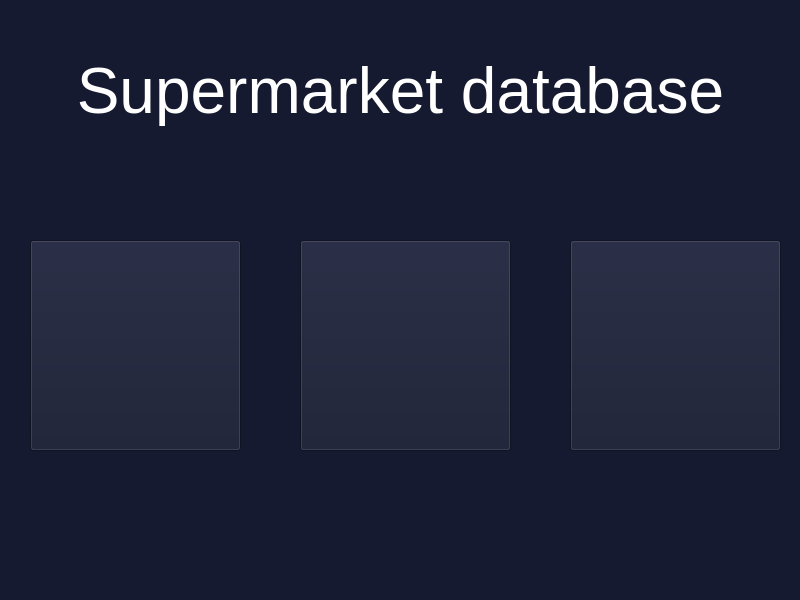
<?xml version="1.0" encoding="UTF-8"?>
<ui version="4.0">
 <class>MainWindow</class>
 <widget class="QMainWindow" name="MainWindow">
  <property name="geometry">
   <rect>
    <x>0</x>
    <y>0</y>
    <width>800</width>
    <height>600</height>
   </rect>
  </property>
  <property name="font">
   <font>
    <family>Impact</family>
   </font>
  </property>
  <property name="cursor">
   <cursorShape>ArrowCursor</cursorShape>
  </property>
  <property name="windowTitle">
   <string>MainWindow</string>
  </property>
  <property name="styleSheet">
   <string notr="true">background-color: rgb(22, 26, 48);</string>
  </property>
  <widget class="QWidget" name="centralwidget">
   <widget class="QLabel" name="label_4">
    <property name="geometry">
     <rect>
      <x>10</x>
      <y>10</y>
      <width>781</width>
      <height>161</height>
     </rect>
    </property>
    <property name="font">
     <font>
      <pointsize>48</pointsize>
     </font>
    </property>
    <property name="styleSheet">
     <string notr="true">color: rgb(255, 255, 255);</string>
    </property>
    <property name="text">
     <string>Supermarket database</string>
    </property>
    <property name="textFormat">
     <enum>Qt::AutoText</enum>
    </property>
    <property name="scaledContents">
     <bool>false</bool>
    </property>
    <property name="alignment">
     <set>Qt::AlignCenter</set>
    </property>
    <property name="wordWrap">
     <bool>false</bool>
    </property>
   </widget>
   <widget class="QPushButton" name="add_remove_button">
    <property name="enabled">
     <bool>true</bool>
    </property>
    <property name="geometry">
     <rect>
      <x>30</x>
      <y>240</y>
      <width>211</width>
      <height>211</height>
     </rect>
    </property>
    <property name="cursor">
     <cursorShape>PointingHandCursor</cursorShape>
    </property>
    <property name="styleSheet">
     <string notr="true">background-image : &quot;C:\Users\Ricardo\Pictures\Supermarket project\buttonuis)&quot;;</string>
    </property>
    <property name="text">
     <string/>
    </property>
    <property name="icon">
     <iconset>
      <normaloff>buttonuis/add_remove button.png</normaloff>buttonuis/add_remove button.png</iconset>
    </property>
    <property name="iconSize">
     <size>
      <width>200</width>
      <height>250</height>
     </size>
    </property>
   </widget>
   <widget class="QPushButton" name="edit_button">
    <property name="enabled">
     <bool>true</bool>
    </property>
    <property name="geometry">
     <rect>
      <x>300</x>
      <y>240</y>
      <width>211</width>
      <height>211</height>
     </rect>
    </property>
    <property name="cursor">
     <cursorShape>PointingHandCursor</cursorShape>
    </property>
    <property name="styleSheet">
     <string notr="true">background-image : &quot;C:\Users\Ricardo\Pictures\Supermarket project\buttonuis)&quot;;</string>
    </property>
    <property name="text">
     <string/>
    </property>
    <property name="icon">
     <iconset>
      <normaloff>buttonuis/edit_button.png</normaloff>buttonuis/edit_button.png</iconset>
    </property>
    <property name="iconSize">
     <size>
      <width>200</width>
      <height>250</height>
     </size>
    </property>
   </widget>
   <widget class="QPushButton" name="search_button">
    <property name="enabled">
     <bool>true</bool>
    </property>
    <property name="geometry">
     <rect>
      <x>570</x>
      <y>240</y>
      <width>211</width>
      <height>211</height>
     </rect>
    </property>
    <property name="cursor">
     <cursorShape>PointingHandCursor</cursorShape>
    </property>
    <property name="styleSheet">
     <string notr="true">background-image : &quot;C:\Users\Ricardo\Pictures\Supermarket project\buttonuis)&quot;;</string>
    </property>
    <property name="text">
     <string/>
    </property>
    <property name="icon">
     <iconset>
      <normaloff>buttonuis/search_button.png</normaloff>buttonuis/search_button.png</iconset>
    </property>
    <property name="iconSize">
     <size>
      <width>200</width>
      <height>250</height>
     </size>
    </property>
   </widget>
  </widget>
  <widget class="QStatusBar" name="statusbar"/>
 </widget>
 <resources/>
 <connections/>
</ui>
